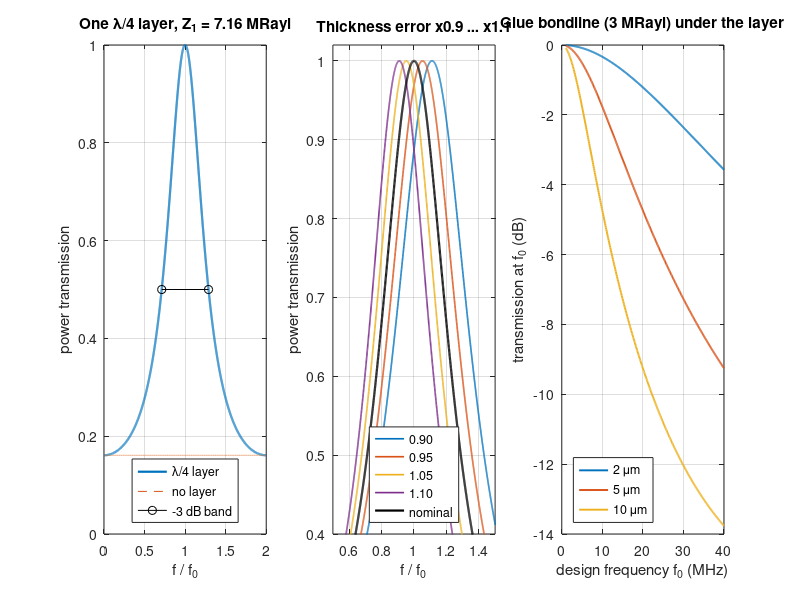

Here is the MATLAB script that generated this plot:
%% m17_quarter_wave_tolerance.m  --  one quarter-wave layer: bandwidth, tolerance, loss, bondline
% Purpose : semi-infinite piezo (Zp) radiating into tissue (ZL) through one
%           layer. Checks Z1 = sqrt(Zp ZL), the -3 dB transmission band against
%           the closed-form quarter-wave-transformer formula, and what thickness
%           error, layer attenuation and a thin glue bondline do.
% Change  : Zp (a 1-3 composite is 10-25 MRayl), ZL, bond thickness, alpha.
% Expect  : T(no layer) = 0.161 (-7.9 dB); -3 dB band 0.711-1.289 f0 = 57.7 %
%           (formula 57.7 %); +-10 % thickness error: T(f0) = 0.887, band
%           centre moves by -+10 %; alpha = 0.5 dB/mm/MHz absorbs 0.73 dB one
%           way at ANY f0 (alpha ~ f, d ~ 1/f); 5 um bond (3 MRayl): -0.5 dB at
%           5 MHz, -4.7 dB at 20 MHz. Runtime ~ 1 s.
clear; close all; rng(1);

%% Media (MRayl) and helpers
Zp = 34.2; ZL = 1.5; Z1 = sqrt(Zp*ZL);
f = linspace(0.001, 2, 4001);                     % frequency / f0
% ABCD of a line with electrical angle th (rad), impedance Z, loss factor a*d (Np)
lineM = @(Z, th, ad) [cosh(ad + 1i*th), Z*sinh(ad + 1i*th); sinh(ad + 1i*th)/Z, cosh(ad + 1i*th)];
Tpow = @(Zin) 1 - abs((Zin - Zp)./(Zin + Zp)).^2;  % power transmission from Zp into the stack

%% 1. No layer and the ideal quarter-wave layer
T0 = 4*Zp*ZL/(Zp + ZL)^2;
th = pi/2*f;                                      % electrical length, pi/2 at f0
Zin = Z1*(ZL + 1i*Z1*tan(th))./(Z1 + 1i*ZL*tan(th));
T1 = Tpow(Zin);
band = f(T1 >= 0.5);
Gm = sqrt(0.5);                                   % |Gamma| at the -3 dB transmission edge
bwFormula = 2 - 4/pi*acos(2*Gm*sqrt(Zp*ZL)/(abs(ZL - Zp)*sqrt(1 - Gm^2)));
fprintf('No layer: T = %.3f (%.1f dB), R_p = %.3f\n', T0, 10*log10(T0), (ZL - Zp)/(ZL + Zp));
fprintf('Z1 = sqrt(Zp ZL) = %.2f MRayl; Zin(f0) = Z1^2/ZL = %.2f MRayl\n', Z1, Z1^2/ZL);
fprintf('-3 dB transmission band: %.3f to %.3f f0 = %.1f %% (closed form %.1f %%)\n', band(1), band(end), 100*(band(end) - band(1)), 100*bwFormula);
r1 = (Z1 - Zp)/(Z1 + Zp); r2 = (ZL - Z1)/(ZL + Z1);
fprintf('Two interface reflections at Z1 = sqrt: r1 = %.3f, r2 = %.3f (equal, cancel at f0)\n', r1, r2);

%% 2. Thickness error: scale the electrical length by s
sv = [0.9 0.95 1.05 1.1]; Ts = zeros(numel(sv), numel(f));
for k = 1:numel(sv)
  tk = pi/2*f*sv(k); Ts(k,:) = Tpow(Z1*(ZL + 1i*Z1*tan(tk))./(Z1 + 1i*ZL*tan(tk)));
  [~, ip] = max(Ts(k,:));
  [~, i0] = min(abs(f - 1));
  fprintf('thickness x %.2f: T(f0) = %.3f (%.2f dB), peak at %.3f f0\n', sv(k), Ts(k, i0), 10*log10(Ts(k, i0)), f(ip));
end
fprintf('quarter-wave thickness in a 2500 m/s layer: %.0f um at 5 MHz, %.1f um at 15 MHz\n', 2500/(4*5e6)*1e6, 2500/(4*15e6)*1e6);

%% 3. Layer attenuation (alpha in dB/mm/MHz, linear in f), loss at f0
c1 = 2500; al = [0 0.5 1 2];
for f0 = [5e6 15e6]
  d = c1/(4*f0);                                  % quarter-wave thickness (m)
  for a = al
    ad = a*(f0/1e6)*d*1e3/8.686;                  % Np through the layer
    M = lineM(Z1, pi/2, ad); v = M*[1; 1/ZL];   % [p_in; u_in] for p_L = 1, u_L = 1/ZL
    Zi = v(1)/v(2); absorb = (1/ZL)/real(v(1)*conj(v(2)));   % P_load / P_into_layer
    fprintf('f0 = %4.1f MHz, alpha = %.1f dB/mm/MHz: absorption %.2f dB, total one-way %.2f dB\n', f0/1e6, a, -10*log10(absorb), -10*log10(absorb*Tpow(Zi)));
  end
end

%% 4. Glue bondline between piezo and layer (Zb = 3 MRayl, cb = 2500 m/s)
f0s = linspace(1e6, 40e6, 400); bonds = [2 5 10]*1e-6; Tb = zeros(numel(bonds), numel(f0s));
for b = 1:numel(bonds)
  for k = 1:numel(f0s)
    Mb = lineM(3, 2*pi*f0s(k)*bonds(b)/2500, 0); Ml = lineM(Z1, pi/2, 0); M = Mb*Ml;
    Tb(b,k) = Tpow((M(1,1)*ZL + M(1,2))/(M(2,1)*ZL + M(2,2)));
  end
end
for fq = [5e6 20e6 30e6]
  [~, k] = min(abs(f0s - fq));
  fprintf('bondline at %2.0f MHz: 2 um %.2f dB, 5 um %.2f dB, 10 um %.2f dB\n', fq/1e6, 10*log10(Tb(:,k)));
end

%% Figures
figure('Position', [80 80 1000 330]);
subplot(1,3,1); plot(f, T1, 'LineWidth', 1.6); hold on; plot(f, T0 + 0*f, '--'); plot([band(1) band(end)], [0.5 0.5], 'k-o');
grid on; xlabel('f / f_0'); ylabel('power transmission'); title('One \lambda/4 layer, Z_1 = 7.16 MRayl'); legend('\lambda/4 layer', 'no layer', '-3 dB band', 'Location', 'south');
subplot(1,3,2); plot(f, Ts', 'LineWidth', 1.2); hold on; plot(f, T1, 'k', 'LineWidth', 1.6); grid on; xlim([0.5 1.5]); ylim([0.4 1.02]);
xlabel('f / f_0'); ylabel('power transmission'); title('Thickness error x0.9 ... x1.1'); legend('0.90', '0.95', '1.05', '1.10', 'nominal', 'Location', 'south');
subplot(1,3,3); plot(f0s/1e6, 10*log10(Tb'), 'LineWidth', 1.4); grid on; xlabel('design frequency f_0 (MHz)'); ylabel('transmission at f_0 (dB)');
title('Glue bondline (3 MRayl) under the layer'); legend('2 \mum', '5 \mum', '10 \mum', 'Location', 'southwest');
